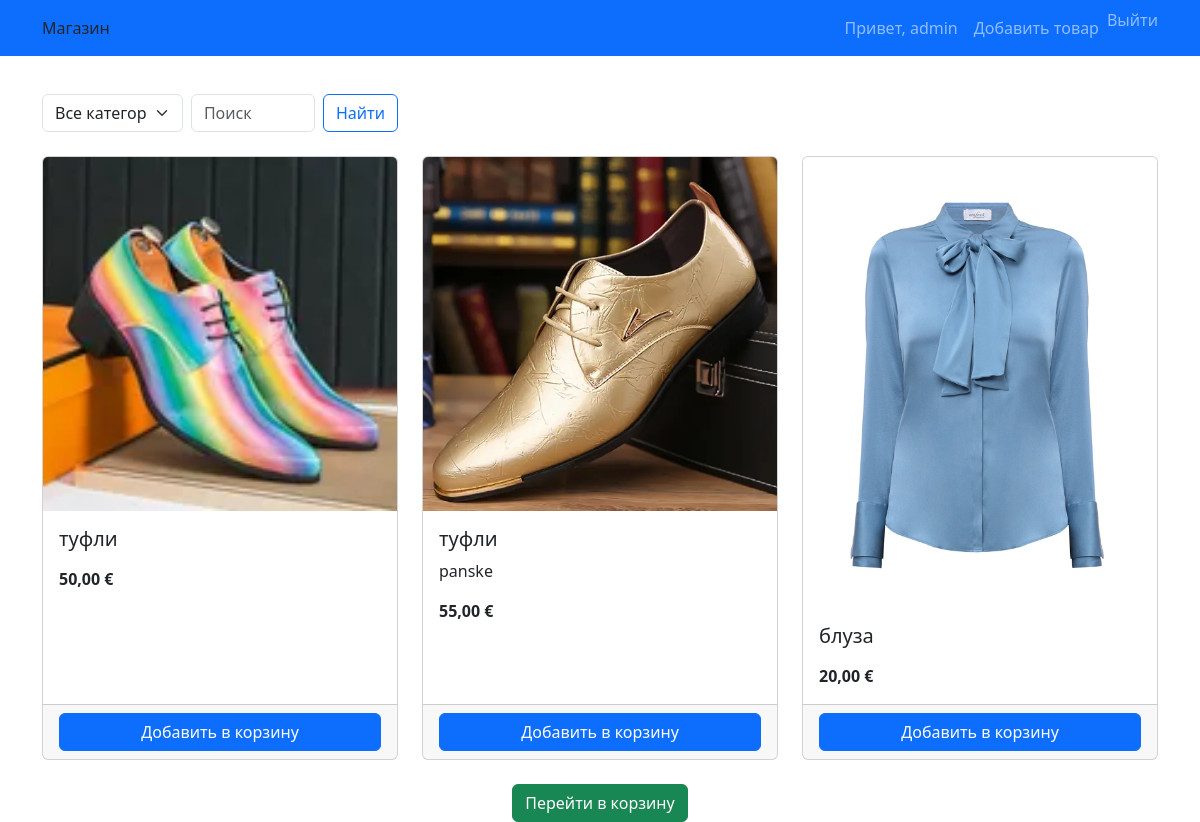
The page / (signed in) on the database its author committed.
### shop/models.py (models this page shows, shortened)
class Product(models.Model):
    category = models.ForeignKey(Category, on_delete=models.CASCADE)
    name = models.CharField(max_length=255)
    description = models.TextField(blank=True)
    price = models.DecimalField(max_digits=10, decimal_places=2)
    image = models.ImageField(upload_to='products/', blank=True, null=True)
    available = models.BooleanField(default=True)

### shop/views.py (the view)
# urls.py: path('', catalog, name='catalog'),
def catalog(request):
    categories = Category.objects.all()
    q = request.GET.get('q', '')
    c = request.GET.get('cat', '')
    products = Product.objects.filter(available=True)
    if c:
        products = products.filter(category_id=c)
    if q:
        products = products.filter(Q(name__icontains=q) | Q(description__icontains=q))
    return render(request, 'catalog.html', {'categories': categories, 'products': products})

### shop/templates/catalog.html (shortened to what this page needs)
{% extends 'base.html' %}
{% block content %}
<div class="row mb-4">
  <div class="col-md-4">
    <form method="get" class="d-flex">
      <select name="cat" class="form-select me-2">
        <option value="">Все категории</option>
      </select>
      <input type="text" name="q" class="form-control me-2" placeholder="Поиск" value="{{ request.GET.q }}">
      <button type="submit" class="btn btn-outline-primary">Найти</button>
    </form>
  </div>
</div>
<div class="row">
  {% for product in products %}
    <div class="col-md-4 mb-4">
      <div class="card h-100">
        {% if product.image %}
          <img src="{{ product.image.url }}" class="card-img-top" alt="{{ product.name }}">
        {% else %}
          <img src="/static/images/no-image.jpg" class="card-img-top" alt="Нет изображения">
        {% endif %}
        <div class="card-body">
          <h5 class="card-title">{{ product.name }}</h5>
          <p class="card-text">{{ product.description|truncatechars:100 }}</p>
          <p class="card-text fw-bold">{{ product.price }} €</p>
        </div>
        <div class="card-footer">
          {% if user.is_authenticated %}
            <a href="{% url 'add_to_cart' product.id %}" class="btn btn-primary w-100">Добавить в корзину</a>
          {% else %}
            <a href="{% url 'login' %}?next={{ request.path }}" class="btn btn-outline-primary w-100">Войти, чтобы купить</a>
          {% endif %}
        </div>
      </div>
    </div>
  {% endfor %}
</div>
<div class="text-center">
  <a href="{% url 'view_cart' %}" class="btn btn-success">Перейти в корзину</a>
</div>
{% endblock %}

### shop/templates/base.html (shortened to what this page needs)
<!DOCTYPE html>
<html lang="ru">
<head>
  <link href="https://cdn.jsdelivr.net/npm/bootstrap@5.3.0/dist/css/bootstrap.min.css" rel="stylesheet">
</head>
<body>
  <nav class="navbar navbar-expand-lg navbar-dark bg-primary fixed-top">
    <div class="container">
      <a class="nav-link {% if request.resolver_match.url_name == 'catalog' %}active{% endif %}" href="{% url 'catalog' %}">Магазин</a>
      <div class="collapse navbar-collapse" id="navbarNav">
        <ul class="navbar-nav ms-auto">
          {% if user.is_authenticated %}
            <li class="nav-item">
              <a class="nav-link" href="{% url 'account' %}">Привет, {{ user.get_full_name|default:user.username|default:"Гость"  }}</a>
            </li>
            {% if user.is_staff %}
              <li class="nav-item">
                <a class="nav-link" href="{% url 'add_product' %}">Добавить товар</a>
              </li>
            {% endif %}
            <li class="nav-item">
              <form action="{% url 'logout' %}" method="post" class="d-inline">
                <button type="submit" class="btn btn-link nav-link" style="padding: 0; border: none;">Выйти</button>
              </form>
            </li>
          {% endif %}
        </ul>
      </div>
    </div>
  </nav>
  <div class="container mt-4">
    {% block content %}{% endblock %}
  </div>
</body>
</html>

### shop/templates/base.html (style rules this page uses)
body { padding-top: 70px; }

### rows shown on the page
Product: image (picture), name "туфли", price "50,00"
Product: image (picture), name "туфли", description "panske", price "55,00"
Product: image (picture), name "блуза", price "20,00"

### other values the page prints
{{ user.get_full_name|default:user.username|default:"Гость" }} "admin"
